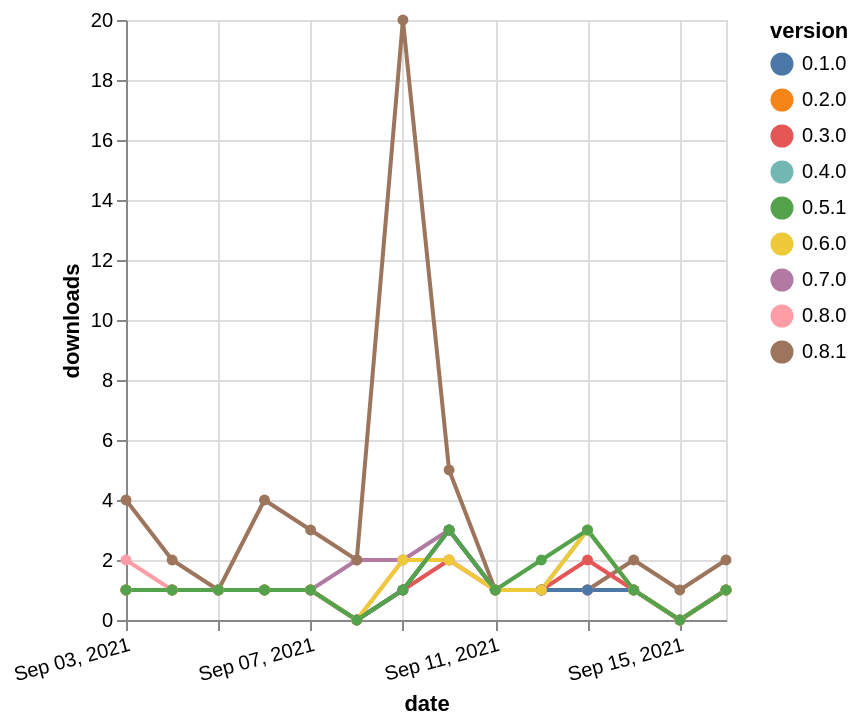

Here is the Vega-Lite specification saved for this chart:
### Vega-Lite specification from a JSON file in a GitHub repository (floating-point values rounded to 4 significant figures)
{"$schema": "https://vega.github.io/schema/vega-lite/v5.json", "description": "A simple bar chart with embedded data.", "data": {"values": [{"date": "2021-09-03", "total": 157, "delta": 1, "version": "0.2.0"}, {"date": "2021-09-04", "total": 158, "delta": 1, "version": "0.2.0"}, {"date": "2021-09-05", "total": 159, "delta": 1, "version": "0.2.0"}, {"date": "2021-09-06", "total": 160, "delta": 1, "version": "0.2.0"}, {"date": "2021-09-07", "total": 161, "delta": 1, "version": "0.2.0"}, {"date": "2021-09-08", "total": 161, "delta": 0, "version": "0.2.0"}, {"date": "2021-09-09", "total": 162, "delta": 1, "version": "0.2.0"}, {"date": "2021-09-10", "total": 165, "delta": 3, "version": "0.2.0"}, {"date": "2021-09-11", "total": 166, "delta": 1, "version": "0.2.0"}, {"date": "2021-09-12", "total": 167, "delta": 1, "version": "0.2.0"}, {"date": "2021-09-13", "total": 168, "delta": 1, "version": "0.2.0"}, {"date": "2021-09-14", "total": 169, "delta": 1, "version": "0.2.0"}, {"date": "2021-09-15", "total": 169, "delta": 0, "version": "0.2.0"}, {"date": "2021-09-16", "total": 170, "delta": 1, "version": "0.2.0"}, {"date": "2021-09-03", "total": 240, "delta": 1, "version": "0.4.0"}, {"date": "2021-09-04", "total": 241, "delta": 1, "version": "0.4.0"}, {"date": "2021-09-05", "total": 242, "delta": 1, "version": "0.4.0"}, {"date": "2021-09-06", "total": 243, "delta": 1, "version": "0.4.0"}, {"date": "2021-09-07", "total": 244, "delta": 1, "version": "0.4.0"}, {"date": "2021-09-08", "total": 244, "delta": 0, "version": "0.4.0"}, {"date": "2021-09-09", "total": 245, "delta": 1, "version": "0.4.0"}, {"date": "2021-09-10", "total": 248, "delta": 3, "version": "0.4.0"}, {"date": "2021-09-11", "total": 249, "delta": 1, "version": "0.4.0"}, {"date": "2021-09-12", "total": 250, "delta": 1, "version": "0.4.0"}, {"date": "2021-09-13", "total": 253, "delta": 3, "version": "0.4.0"}, {"date": "2021-09-14", "total": 254, "delta": 1, "version": "0.4.0"}, {"date": "2021-09-15", "total": 254, "delta": 0, "version": "0.4.0"}, {"date": "2021-09-16", "total": 255, "delta": 1, "version": "0.4.0"}, {"date": "2021-09-03", "total": 418, "delta": 1, "version": "0.7.0"}, {"date": "2021-09-04", "total": 419, "delta": 1, "version": "0.7.0"}, {"date": "2021-09-05", "total": 420, "delta": 1, "version": "0.7.0"}, {"date": "2021-09-06", "total": 421, "delta": 1, "version": "0.7.0"}, {"date": "2021-09-07", "total": 422, "delta": 1, "version": "0.7.0"}, {"date": "2021-09-08", "total": 424, "delta": 2, "version": "0.7.0"}, {"date": "2021-09-09", "total": 426, "delta": 2, "version": "0.7.0"}, {"date": "2021-09-10", "total": 429, "delta": 3, "version": "0.7.0"}, {"date": "2021-09-11", "total": 430, "delta": 1, "version": "0.7.0"}, {"date": "2021-09-12", "total": 431, "delta": 1, "version": "0.7.0"}, {"date": "2021-09-13", "total": 432, "delta": 1, "version": "0.7.0"}, {"date": "2021-09-14", "total": 433, "delta": 1, "version": "0.7.0"}, {"date": "2021-09-15", "total": 433, "delta": 0, "version": "0.7.0"}, {"date": "2021-09-16", "total": 434, "delta": 1, "version": "0.7.0"}, {"date": "2021-09-03", "total": 202, "delta": 4, "version": "0.8.1"}, {"date": "2021-09-04", "total": 204, "delta": 2, "version": "0.8.1"}, {"date": "2021-09-05", "total": 205, "delta": 1, "version": "0.8.1"}, {"date": "2021-09-06", "total": 209, "delta": 4, "version": "0.8.1"}, {"date": "2021-09-07", "total": 212, "delta": 3, "version": "0.8.1"}, {"date": "2021-09-08", "total": 214, "delta": 2, "version": "0.8.1"}, {"date": "2021-09-09", "total": 234, "delta": 20, "version": "0.8.1"}, {"date": "2021-09-10", "total": 239, "delta": 5, "version": "0.8.1"}, {"date": "2021-09-11", "total": 240, "delta": 1, "version": "0.8.1"}, {"date": "2021-09-12", "total": 241, "delta": 1, "version": "0.8.1"}, {"date": "2021-09-13", "total": 242, "delta": 1, "version": "0.8.1"}, {"date": "2021-09-14", "total": 244, "delta": 2, "version": "0.8.1"}, {"date": "2021-09-15", "total": 245, "delta": 1, "version": "0.8.1"}, {"date": "2021-09-16", "total": 247, "delta": 2, "version": "0.8.1"}, {"date": "2021-09-03", "total": 153, "delta": 1, "version": "0.3.0"}, {"date": "2021-09-04", "total": 154, "delta": 1, "version": "0.3.0"}, {"date": "2021-09-05", "total": 155, "delta": 1, "version": "0.3.0"}, {"date": "2021-09-06", "total": 156, "delta": 1, "version": "0.3.0"}, {"date": "2021-09-07", "total": 157, "delta": 1, "version": "0.3.0"}, {"date": "2021-09-08", "total": 157, "delta": 0, "version": "0.3.0"}, {"date": "2021-09-09", "total": 158, "delta": 1, "version": "0.3.0"}, {"date": "2021-09-10", "total": 160, "delta": 2, "version": "0.3.0"}, {"date": "2021-09-11", "total": 161, "delta": 1, "version": "0.3.0"}, {"date": "2021-09-12", "total": 162, "delta": 1, "version": "0.3.0"}, {"date": "2021-09-13", "total": 164, "delta": 2, "version": "0.3.0"}, {"date": "2021-09-14", "total": 165, "delta": 1, "version": "0.3.0"}, {"date": "2021-09-15", "total": 165, "delta": 0, "version": "0.3.0"}, {"date": "2021-09-16", "total": 166, "delta": 1, "version": "0.3.0"}, {"date": "2021-09-03", "total": 99, "delta": 2, "version": "0.8.0"}, {"date": "2021-09-04", "total": 100, "delta": 1, "version": "0.8.0"}, {"date": "2021-09-05", "total": 101, "delta": 1, "version": "0.8.0"}, {"date": "2021-09-06", "total": 102, "delta": 1, "version": "0.8.0"}, {"date": "2021-09-07", "total": 103, "delta": 1, "version": "0.8.0"}, {"date": "2021-09-08", "total": 103, "delta": 0, "version": "0.8.0"}, {"date": "2021-09-09", "total": 105, "delta": 2, "version": "0.8.0"}, {"date": "2021-09-10", "total": 107, "delta": 2, "version": "0.8.0"}, {"date": "2021-09-11", "total": 108, "delta": 1, "version": "0.8.0"}, {"date": "2021-09-12", "total": 109, "delta": 1, "version": "0.8.0"}, {"date": "2021-09-13", "total": 110, "delta": 1, "version": "0.8.0"}, {"date": "2021-09-14", "total": 111, "delta": 1, "version": "0.8.0"}, {"date": "2021-09-15", "total": 111, "delta": 0, "version": "0.8.0"}, {"date": "2021-09-16", "total": 112, "delta": 1, "version": "0.8.0"}, {"date": "2021-09-03", "total": 167, "delta": 1, "version": "0.1.0"}, {"date": "2021-09-04", "total": 168, "delta": 1, "version": "0.1.0"}, {"date": "2021-09-05", "total": 169, "delta": 1, "version": "0.1.0"}, {"date": "2021-09-06", "total": 170, "delta": 1, "version": "0.1.0"}, {"date": "2021-09-07", "total": 171, "delta": 1, "version": "0.1.0"}, {"date": "2021-09-08", "total": 171, "delta": 0, "version": "0.1.0"}, {"date": "2021-09-09", "total": 172, "delta": 1, "version": "0.1.0"}, {"date": "2021-09-10", "total": 175, "delta": 3, "version": "0.1.0"}, {"date": "2021-09-11", "total": 176, "delta": 1, "version": "0.1.0"}, {"date": "2021-09-12", "total": 177, "delta": 1, "version": "0.1.0"}, {"date": "2021-09-13", "total": 178, "delta": 1, "version": "0.1.0"}, {"date": "2021-09-14", "total": 179, "delta": 1, "version": "0.1.0"}, {"date": "2021-09-15", "total": 179, "delta": 0, "version": "0.1.0"}, {"date": "2021-09-16", "total": 180, "delta": 1, "version": "0.1.0"}, {"date": "2021-09-03", "total": 280, "delta": 1, "version": "0.6.0"}, {"date": "2021-09-04", "total": 281, "delta": 1, "version": "0.6.0"}, {"date": "2021-09-05", "total": 282, "delta": 1, "version": "0.6.0"}, {"date": "2021-09-06", "total": 283, "delta": 1, "version": "0.6.0"}, {"date": "2021-09-07", "total": 284, "delta": 1, "version": "0.6.0"}, {"date": "2021-09-08", "total": 284, "delta": 0, "version": "0.6.0"}, {"date": "2021-09-09", "total": 286, "delta": 2, "version": "0.6.0"}, {"date": "2021-09-10", "total": 288, "delta": 2, "version": "0.6.0"}, {"date": "2021-09-11", "total": 289, "delta": 1, "version": "0.6.0"}, {"date": "2021-09-12", "total": 290, "delta": 1, "version": "0.6.0"}, {"date": "2021-09-13", "total": 293, "delta": 3, "version": "0.6.0"}, {"date": "2021-09-14", "total": 294, "delta": 1, "version": "0.6.0"}, {"date": "2021-09-15", "total": 294, "delta": 0, "version": "0.6.0"}, {"date": "2021-09-16", "total": 295, "delta": 1, "version": "0.6.0"}, {"date": "2021-09-03", "total": 226, "delta": 1, "version": "0.5.1"}, {"date": "2021-09-04", "total": 227, "delta": 1, "version": "0.5.1"}, {"date": "2021-09-05", "total": 228, "delta": 1, "version": "0.5.1"}, {"date": "2021-09-06", "total": 229, "delta": 1, "version": "0.5.1"}, {"date": "2021-09-07", "total": 230, "delta": 1, "version": "0.5.1"}, {"date": "2021-09-08", "total": 230, "delta": 0, "version": "0.5.1"}, {"date": "2021-09-09", "total": 231, "delta": 1, "version": "0.5.1"}, {"date": "2021-09-10", "total": 234, "delta": 3, "version": "0.5.1"}, {"date": "2021-09-11", "total": 235, "delta": 1, "version": "0.5.1"}, {"date": "2021-09-12", "total": 237, "delta": 2, "version": "0.5.1"}, {"date": "2021-09-13", "total": 240, "delta": 3, "version": "0.5.1"}, {"date": "2021-09-14", "total": 241, "delta": 1, "version": "0.5.1"}, {"date": "2021-09-15", "total": 241, "delta": 0, "version": "0.5.1"}, {"date": "2021-09-16", "total": 242, "delta": 1, "version": "0.5.1"}]}, "width": "container", "mark": {"type": "line", "point": {"filled": true}}, "encoding": {"x": {"field": "date", "type": "temporal", "timeUnit": "yearmonthdate", "title": "date", "axis": {"labelAngle": -15}}, "y": {"field": "delta", "type": "quantitative", "title": "downloads"}, "color": {"field": "version", "type": "nominal"}, "tooltip": {"field": "delta"}}}
